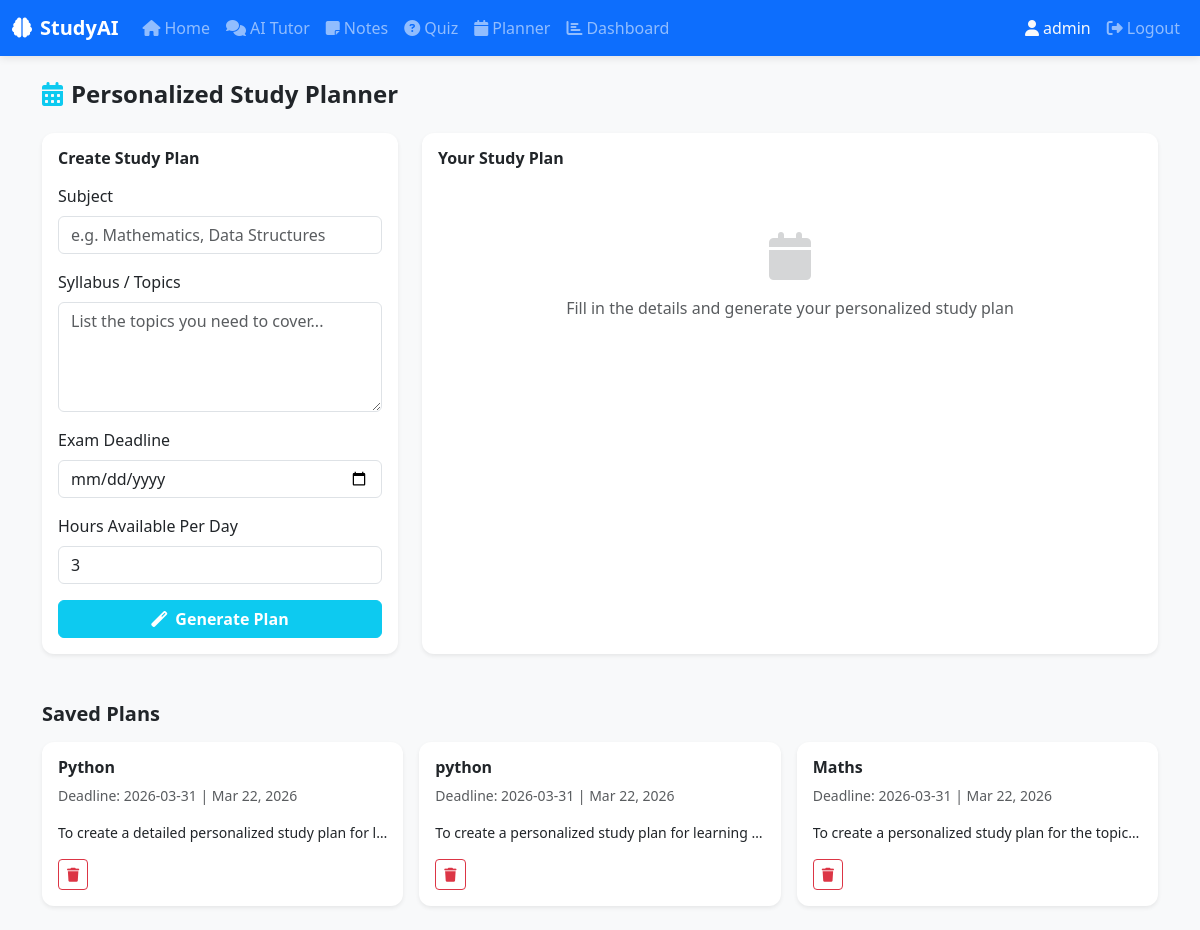
Page /planner (signed in) on the committed database.
### models/database.py (models this page shows)
class User(UserMixin, db.Model):
    id = db.Column(db.Integer, primary_key=True)
    username = db.Column(db.String(80), unique=True, nullable=False)
    email = db.Column(db.String(120), unique=True, nullable=False)
    password = db.Column(db.String(200), nullable=False)
    created_at = db.Column(db.DateTime, default=datetime.utcnow)
    quizzes = db.relationship("QuizResult", backref="user", lazy=True)
    study_plans = db.relationship("StudyPlan", backref="user", lazy=True)
    chat_history = db.relationship("ChatHistory", backref="user", lazy=True)

class StudyPlan(db.Model):
    id = db.Column(db.Integer, primary_key=True)
    user_id = db.Column(db.Integer, db.ForeignKey("user.id"), nullable=False)
    subject = db.Column(db.String(200), nullable=False)
    plan_content = db.Column(db.Text, nullable=False)
    deadline = db.Column(db.String(50))
    created_at = db.Column(db.DateTime, default=datetime.utcnow)

### routes/planner.py (the view)
@planner_bp.route("/planner")
@login_required
def planner():
    plans = StudyPlan.query.filter_by(user_id=current_user.id).order_by(StudyPlan.created_at.desc()).all()
    return render_template("planner.html", plans=plans)

### app.py (called while the page is built)
def create_app():
    app = Flask(__name__)
    app.config.from_object(Config)
    db.init_app(app)
    login_manager = LoginManager(app)
    login_manager.login_view = "auth.login"
    login_manager.login_message_category = "info"
    @login_manager.user_loader
    def load_user(user_id):
        return User.query.get(int(user_id))
    app.register_blueprint(auth_bp)
    app.register_blueprint(chat_bp)
    app.register_blueprint(notes_bp)
    app.register_blueprint(quiz_bp)
    app.register_blueprint(planner_bp)
    app.register_blueprint(dashboard_bp)
    @app.route("/")
    @login_required
    def index():
        return render_template("index.html")
    with app.app_context():
        db.create_all()
    return app

### templates/planner.html (shortened to what this page needs)
{% extends "base.html" %}
{% block content %}
<div class="container">
    <h4 class="fw-bold mb-4"><i class="fas fa-calendar-alt text-info me-2"></i>Personalized Study Planner</h4>
    <div class="row g-4">
        <div class="col-lg-4">
            <div class="card shadow-sm border-0">
                <div class="card-body">
                    <h6 class="fw-bold mb-3">Create Study Plan</h6>
                    <div class="mb-3">
                        <label class="form-label">Subject</label>
                        <input type="text" id="subject" class="form-control" placeholder="e.g. Mathematics, Data Structures">
                    </div>
                    <div class="mb-3">
                        <label class="form-label">Syllabus / Topics</label>
                        <textarea id="syllabus" class="form-control" rows="4" placeholder="List the topics you need to cover..."></textarea>
                    </div>
                    <div class="mb-3">
                        <label class="form-label">Exam Deadline</label>
                        <input type="date" id="deadline" class="form-control">
                    </div>
                    <div class="mb-3">
                        <label class="form-label">Hours Available Per Day</label>
                        <input type="number" id="hoursPerDay" class="form-control" value="3" min="1" max="12">
                    </div>
                    <button class="btn btn-info w-100 fw-bold text-white" onclick="generatePlan()" id="planBtn">
                        <i class="fas fa-magic me-2"></i>Generate Plan
                    </button>
                </div>
            </div>
        </div>
        <div class="col-lg-8">
            <div class="card shadow-sm border-0 h-100">
                <div class="card-body">
                    <h6 class="fw-bold mb-3">Your Study Plan</h6>
                    <div id="planResult" class="text-muted">
                        <div class="text-center py-5">
                            <i class="fas fa-calendar fa-3x mb-3 opacity-25"></i>
                            <p>Fill in the details and generate your personalized study plan</p>
                        </div>
                    </div>
                </div>
            </div>
        </div>
    </div>
    {% if plans %}
    <h5 class="fw-bold mt-5 mb-3">Saved Plans</h5>
    <div class="row g-3">
        {% for plan in plans %}
        <div class="col-md-4" id="plan-{{ plan.id }}">
            <div class="card shadow-sm border-0">
                <div class="card-body">
                    <h6 class="fw-bold">{{ plan.subject }}</h6>
                    <p class="text-muted small">Deadline: {{ plan.deadline or 'N/A' }} | {{ plan.created_at.strftime('%b %d, %Y') }}</p>
                    <p class="small text-truncate">{{ plan.plan_content[:120] }}...</p>
                    <button class="btn btn-sm btn-outline-danger" onclick="deletePlan({{ plan.id }})">
                        <i class="fas fa-trash"></i>
                    </button>
                </div>
            </div>
        </div>
        {% endfor %}
    </div>
    {% endif %}
</div>
{% endblock %}

### templates/base.html (shortened to what this page needs)
<!DOCTYPE html>
<html lang="en">
<head>
    <link href="https://cdn.jsdelivr.net/npm/bootstrap@5.3.0/dist/css/bootstrap.min.css" rel="stylesheet">
    <link href="https://cdnjs.cloudflare.com/ajax/libs/font-awesome/6.4.0/css/all.min.css" rel="stylesheet">
    <link href="{{ url_for('static', filename='css/style.css') }}" rel="stylesheet">
</head>
<body>
{% if current_user.is_authenticated %}
<nav class="navbar navbar-expand-lg navbar-dark bg-primary">
    <div class="container-fluid">
        <a class="navbar-brand fw-bold" href="/"><i class="fas fa-brain me-2"></i>StudyAI</a>
        <div class="collapse navbar-collapse" id="navMenu">
            <ul class="navbar-nav me-auto">
                <li class="nav-item"><a class="nav-link" href="/"><i class="fas fa-home me-1"></i>Home</a></li>
                <li class="nav-item"><a class="nav-link" href="/chat"><i class="fas fa-comments me-1"></i>AI Tutor</a></li>
                <li class="nav-item"><a class="nav-link" href="/notes"><i class="fas fa-sticky-note me-1"></i>Notes</a></li>
                <li class="nav-item"><a class="nav-link" href="/quiz"><i class="fas fa-question-circle me-1"></i>Quiz</a></li>
                <li class="nav-item"><a class="nav-link" href="/planner"><i class="fas fa-calendar me-1"></i>Planner</a></li>
                <li class="nav-item"><a class="nav-link" href="/dashboard"><i class="fas fa-chart-bar me-1"></i>Dashboard</a></li>
            </ul>
            <ul class="navbar-nav">
                <li class="nav-item"><span class="nav-link text-light"><i class="fas fa-user me-1"></i>{{ current_user.username }}</span></li>
                <li class="nav-item"><a class="nav-link" href="/logout"><i class="fas fa-sign-out-alt me-1"></i>Logout</a></li>
            </ul>
        </div>
    </div>
</nav>
{% endif %}
<div class="container-fluid py-4">
    {% block content %}{% endblock %}
</div>
</body>
</html>

### static/css/style.css (style rules this page uses)
body { background-color: #f8f9fa; font-family: 'Segoe UI', sans-serif; }
.navbar { box-shadow: 0 2px 8px rgba(0,0,0,0.1); }
.card { border-radius: 12px; }

### rows in the picture
User: username "admin"
StudyPlan: subject "Python", deadline "2026-03-31", created_at "Mar 22, 2026", plan_content "To create a detailed personalized study plan for…"
StudyPlan: subject "python", deadline "2026-03-31", created_at "Mar 22, 2026", plan_content "To create a personalized study plan for learning…"
StudyPlan: subject "Maths", deadline "2026-03-31", created_at "Mar 22, 2026", plan_content "To create a personalized study plan for the topic…"
